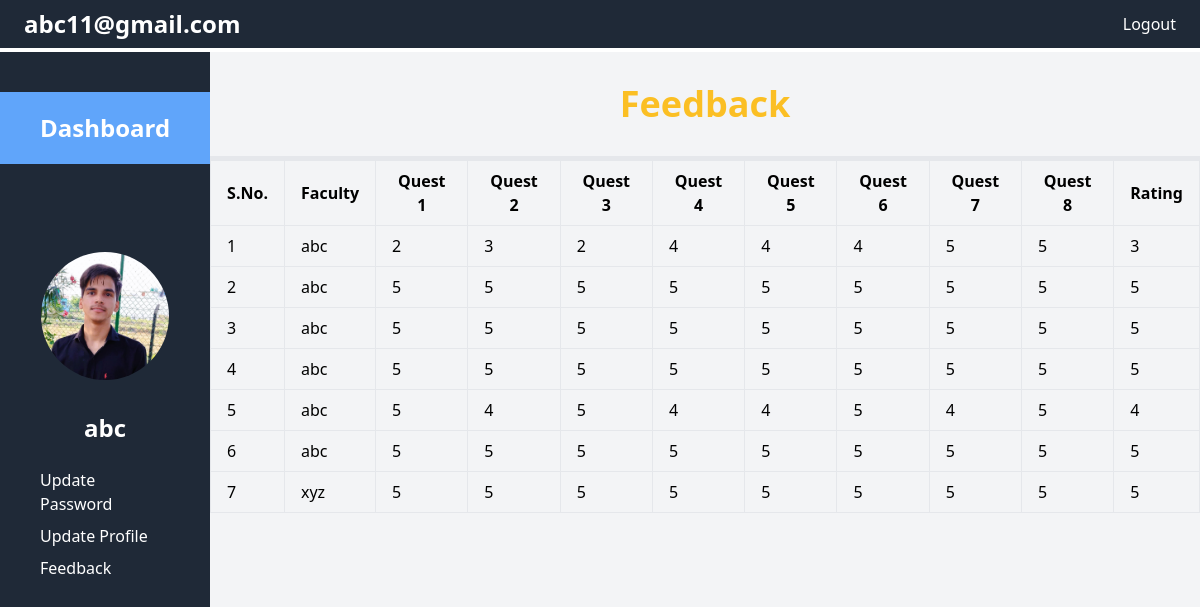
The app's page /facufeedback/ (signed in), older data.
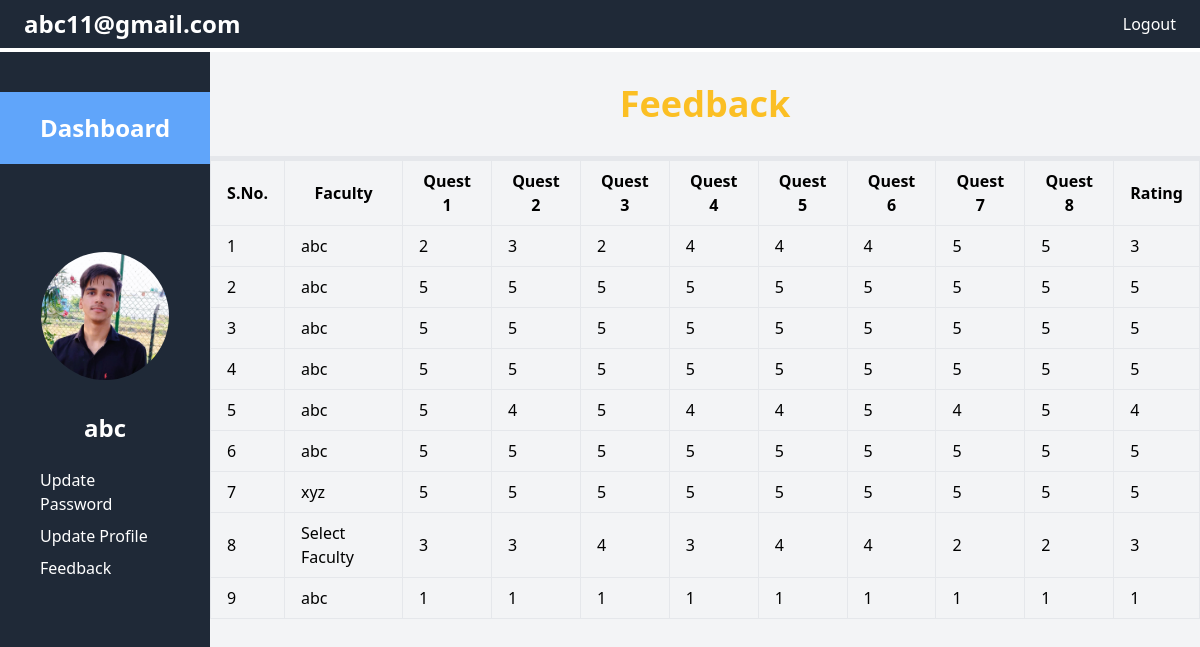
The same page, newer data.
### activity/models.py (models this page shows, shortened)
class Faculty(models.Model):
    Id = models.AutoField(primary_key=True)
    name = models.CharField(max_length=50, default="unknown")
    designation = models.CharField(max_length=50)
    email = models.EmailField(unique=True)
    password = models.CharField(max_length=20)
    programme = models.CharField(max_length=50)
    mobile = models.CharField(max_length=12)
    pic = models.ImageField(upload_to='static', default=True)

class Feedback(models.Model):
    name = models.CharField(max_length=100, default="unknow")
    q1 = models.IntegerField()
    q2 = models.IntegerField()
    q3 = models.IntegerField()
    q4 = models.IntegerField()
    q5 = models.IntegerField()
    q6 = models.IntegerField()
    q7 = models.IntegerField()
    q8 = models.IntegerField()
    rating = models.IntegerField(default=4)

### activity/views.py (the view)
def facufeedback(request):
    feeddata = Feedback.objects.all()
    email = request.session['email']
    name = request.session['name']
    fimg = str(Faculty.objects.get(email=email).pic)
    context = {
        "message" : 'Values don\'t match',
        'name':name,
        'email':email,
        'feeddata':feeddata,
        'src': "/media/" +fimg
    }
    return render(request,'facultyfeedback.html',context)

### template/facultyfeedback.html (shortened to what this page needs)
<!DOCTYPE html>
<html lang="en">
<head>
    <link href="https://cdn.jsdelivr.net/npm/tailwindcss@2.2.19/dist/tailwind.min.css" rel="stylesheet">
</head>
<body>
    <div>
        <nav class="bg-gray-800 text-white p-2 flex justify-between items-center">
            <span class="text-2xl font-semibold ml-4">{{email}}</span>
            <div class="hidden md:flex  space-x-4 mr-4">
                <a class="hover:font-semibold hover:text-yellow-400" href="/logout">Logout</a>
            </div>
        </nav>
    </div>
    <div class="my-1 flex h-screen">
        <div class="my-0.2 w-1/5 bg-gray-800 text-white" id="sidebar">
            <h1 class="my-10 py-5 bg-blue-400 text-white p-10 text-center font-bold text-2xl"> <a href="{{''}}">Dashboard</a> </h1>
            <div class="flex-1 p-4" id="content">
                <div class="text-center mt-8" id="user-profile">
                    <img class="w-32 h-32 rounded-full object-cover mx-auto" src="{{src}}" alt="Image" />
                    <h2 class="text-2xl font-bold mt-8 ">{{name}}</h2>
                </div>
            </div>
            <ul class="list-none px-10" id="navbar">
                <li class="my-2">
                    <a href="/facupdatepass" class="text-white">
                        Update Password
                    </a>
                </li>
                <li class="my-2">
                    <a href="/facupdateinfo" class="text-white">
                        Update Profile
                    </a>
                </li>
                <li class="my-2">
                    <a href="/facufeedback" class="text-white">
                        Feedback
                    </a>
                </li>
            </ul>
        </div>
        <div class="  w-full bg-gray-100" id="main-content">
            <h1 class="  my-8 mx-8 text-yellow-400  text-4xl font-bold text-center">Feedback </h1>
           <div class="h-1 text-[black] border-solid border-2"></div>
            <form method="post" action="{% url 'facufeedback' %}" >
               <div class="flex justify-center">
                <table class="border-slate-900  border-spacing-2 border table-auto ">
                    <thead>
                        <tr>
                            <th class="border px-4 py-2">S.No.</th>
                            <th class="border px-4 py-2">Faculty</th>
                            <th class="border px-4 py-2">Quest 1</th>
                            <th class="border px-4 py-2">Quest 2</th>
                            <th class="border px-4 py-2">Quest 3</th>
                            <th class="border px-4 py-2">Quest 4</th>
                            <th class="border px-4 py-2">Quest 5</th>
                            <th class="border px-4 py-2">Quest 6</th>
                            <th class="border px-4 py-2">Quest 7</th>
                            <th class="border px-4 py-2">Quest 8</th>
                            <th class="border px-4 py-2">Rating</th>
                        </tr>
                    </thead>
                    <tbody>
                        {% for f in feeddata %}
                        <tr>
                            <td class="border px-4 py-2">{{forloop.counter}} </td>
                            <td class="border px-4 py-2">{{f.name}} </td>
                            <td class="border px-4 py-2">{{f.q1}} </td>
                            <td class="border px-4 py-2">{{f.q2}} </td>
                            <td class="border px-4 py-2">{{f.q3}} </td>
                            <td class="border px-4 py-2">{{f.q4}} </td>
                            <td class="border px-4 py-2">{{f.q5}} </td>
                            <td class="border px-4 py-2">{{f.q6}} </td>
                            <td class="border px-4 py-2">{{f.q7}} </td>
                            <td class="border px-4 py-2">{{f.q8}} </td>
                            <td class="border px-4 py-2">{{f.rating}} </td>
                        </tr>
                        {% endfor %}
                    </tbody>
                </table>
               </div>
            </form>
        </div>
    </div>
</body>
</html>

Row changes from the older to the newer data that the page shows:
added Feedback: name "Select Faculty", q1 "3", q2 "3", q3 "4", q4 "3", q5 "4", q6 "4", q7 "2", q8 "2", rating "3"
added Feedback: name "abc", q1 "1", q2 "1", q3 "1", q4 "1", q5 "1", q6 "1", q7 "1", q8 "1", rating "1"
